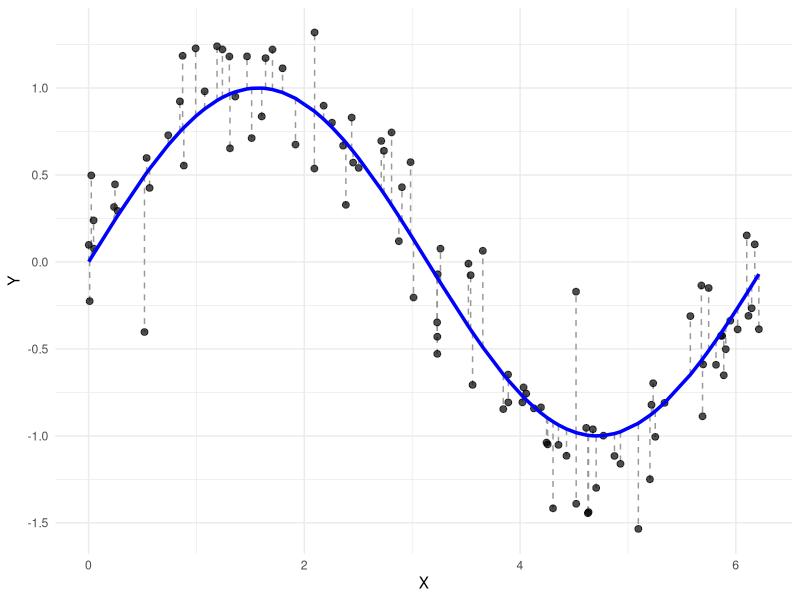
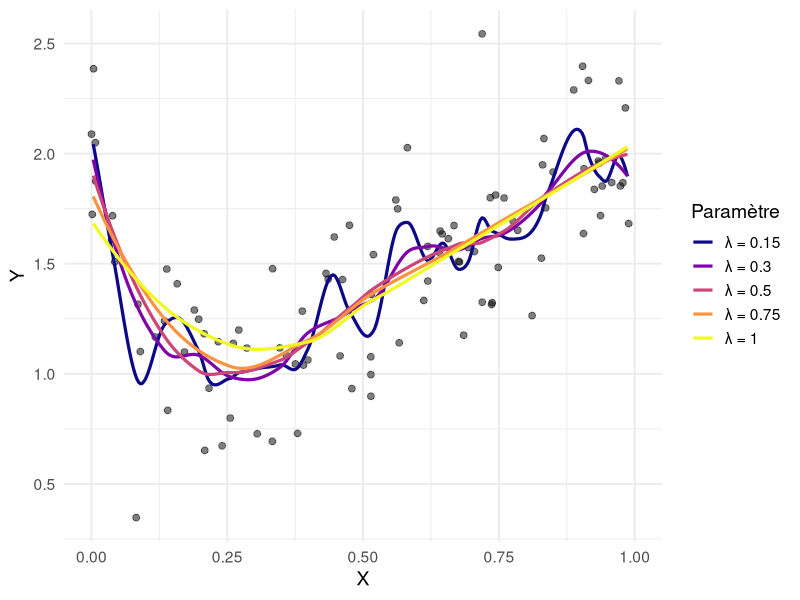
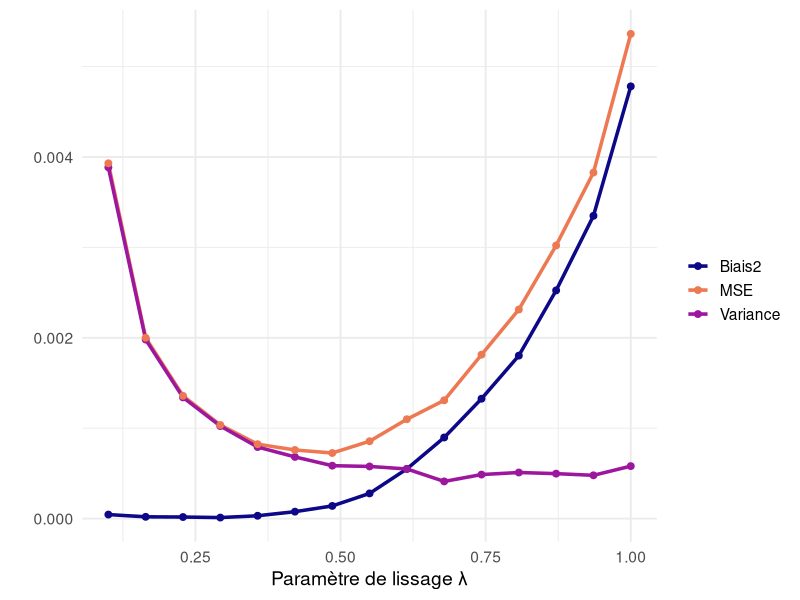

Generate these figures, in order, with R:
## ---- chunk 1
#| label: fig-model
#| fig-cap: "Les différents éléments du modèle. Les points représentent les données observées $(X_i, Y_i)$. La courbe bleue représente la fonction $f$ et les lignes pointillées représentent l'erreur associée à chaque observation."
#| warning: false
#| eval: true

# Load required package
library(ggplot2)

# Set seed for reproducibility
set.seed(42)

# 1. Generate data
n <- 100
x <- sort(runif(n, 0, 2 * pi))
f_x <- sin(x)
epsilon <- rnorm(n, mean = 0, sd = 0.3)
y <- f_x + epsilon

# 2. Create data frame
data <- data.frame(x = x, y = y, f_x = f_x)

# 3. Plot
ggplot(data, aes(x, y)) +
  # Vertical lines: error = Y - f(X)
  geom_segment(
    aes(x = x, xend = x, y = f_x, yend = y),
    color = "gray60", linetype = "dashed"
  ) +
  # Observed points
  geom_point(color = "black", alpha = 0.7, size = 2) +
  # True function
  geom_line(aes(x = x, y = f_x), color = "blue", size = 1.2) +
  labs(
    x = "X", y = "Y"
  ) +
  theme_minimal()

## ---- chunk 2
#| label: fig-plot
#| fig-cap: "Différents estimateurs de la fonction $f$."
#| warning: false
#| eval: true

# Load packages
library(ggplot2)
library(dplyr)
library(tidyr)

set.seed(42)

# 1. Simulate a single dataset
n <- 100
sigma <- 0.3
x <- sort(runif(n, 0, 1))
y <- 4 * x * (1 - x) * log(x) + 2 + rnorm(n, 0, sigma)
df <- data.frame(x = x, y = y)

# 2. Define grid and spans to compare
x_grid <- seq(0, 1, length.out = 300)
spans_to_plot <- c(0.15, 0.3, 0.5, 0.75, 1.0)

# 3. Compute loess fits for each span
fits <- lapply(spans_to_plot, function(s) {
  loess_model <- loess(y ~ x, data = df, span = s)
  y_hat <- predict(loess_model, newdata = data.frame(x = x_grid))
  data.frame(x = x_grid, y_hat = y_hat, span = paste0("λ = ", s))
})

fit_df <- bind_rows(fits)

# 4. Plot
ggplot() +
  geom_point(data = df, aes(x, y), color = "black", alpha = 0.5, size = 2) +
  geom_line(data = fit_df, aes(x, y_hat, color = span), size = 1.1) +
  scale_color_viridis_d(option = "C") +
  labs(
    x = "X", y = "Y",
    color = "Paramètre"
  ) +
  theme_minimal(base_size = 14)
## ---- chunk 3
#| label: fig-bias-variance
#| fig-cap: "Compromis biais/variance."
#| warning: false
#| eval: true

# Load packages
library(ggplot2)
library(dplyr)
library(tidyr)

set.seed(42)

# Parameters
n <- 100              # number of observations per dataset
n_sim <- 100          # number of simulated datasets
spans <- seq(0.1, 1, length.out = 15)  # LOESS smoothing parameters
sigma <- 0.1          # noise standard deviation
x_grid <- seq(0.1, 1, length.out = 200)
f_true <- 4 * x_grid * (1 - x_grid) * log(x_grid) + 2

# Storage for predictions
results <- list()

for (s in spans) {
  pred_matrix <- matrix(NA, nrow = length(x_grid), ncol = n_sim)
  
  for (sim in 1:n_sim) {
    x <- sort(runif(n, 0.01, 1.1))
    y <- 4 * x * (1 - x) * log(x) + 2 + rnorm(n, 0, sigma)
    df <- data.frame(x = x, y = y)
    
    # Fit loess model with span = s
    model <- loess(y ~ x, data = df, span = s, degree = 2)
    pred <- predict(model, newdata = data.frame(x = x_grid), )
    
    pred_matrix[, sim] <- pred
  }
  
  # For each point in x_grid, compute bias², variance, MSE
  mean_pred <- rowMeans(pred_matrix, na.rm = TRUE)
  bias2 <- (mean_pred - f_true)^2
  var_pred <- apply(pred_matrix, 1, var, na.rm = TRUE)
  mse <- bias2 + var_pred
  
  results[[as.character(s)]] <- data.frame(
    span = s,
    Biais2 = mean(bias2),
    Variance = mean(var_pred),
    MSE = mean(mse)
  )
}

# Combine and reshape results
results_df <- bind_rows(results)
results_long <- pivot_longer(
  results_df,
  cols = c("Biais2", "Variance", "MSE"),
  names_to = "component", values_to = "value"
)

# Plot
ggplot(results_long, aes(x = span, y = value, color = component)) +
  geom_line(size = 1.2) +
  geom_point(size = 2) +
  scale_color_manual(
    values = c("Biais2" = "#0D0887FF", "Variance" = "#9C179EFF", "MSE" = "#ED7953FF")
  ) +
  labs(
    x = "Paramètre de lissage λ" ,
    y = "",
    color = ""
  ) +
  theme_minimal(base_size = 14)
